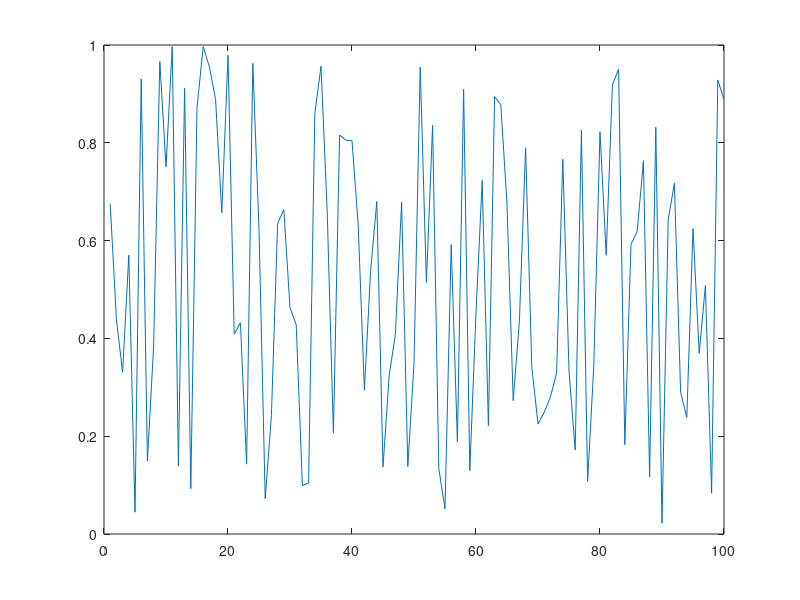

Write the MATLAB code that produced this figure. (Note: this script raises an error after producing the figure.)
clear all;
close all;
clc;

figure(1); clf;
plot(rand(1,100));

axx = [30 70];
axy = [1 1]*0.65;
[arrowx,arrowy] = dsxy2figxy(gca, axx, axy);
annotation('doublearrow',arrowx,arrowy,'headwidth',6,'headlength',6, 'color', 'g');

text(mean(axx), 0.685, ...
    'TEXT', ...
    'horizontalalignment', 'center', ...
    'fontweight', 'bold', ...
    'fontangle', 'italic', ...
    'fontsize', 14);

